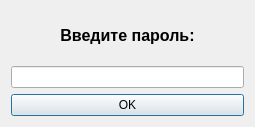
<?xml version="1.0" encoding="UTF-8"?>
<ui version="4.0">
 <class>Password</class>
 <widget class="QDialog" name="Password">
  <property name="geometry">
   <rect>
    <x>0</x>
    <y>0</y>
    <width>255</width>
    <height>127</height>
   </rect>
  </property>
  <property name="windowTitle">
   <string>Dialog</string>
  </property>
  <layout class="QHBoxLayout" name="horizontalLayout">
   <item>
    <layout class="QGridLayout" name="gridLayout">
     <item row="0" column="0">
      <widget class="QLabel" name="label">
       <property name="text">
        <string>&lt;html&gt;&lt;head/&gt;&lt;body&gt;&lt;p align=&quot;center&quot;&gt;&lt;span style=&quot; font-size:12pt; font-weight:600;&quot;&gt;Введите пароль:&lt;/span&gt;&lt;/p&gt;&lt;/body&gt;&lt;/html&gt;</string>
       </property>
      </widget>
     </item>
     <item row="1" column="0">
      <widget class="QLineEdit" name="lineEdit_password"/>
     </item>
     <item row="2" column="0">
      <widget class="QPushButton" name="pushButton_password">
       <property name="text">
        <string>OK</string>
       </property>
      </widget>
     </item>
    </layout>
   </item>
  </layout>
 </widget>
 <resources/>
 <connections/>
</ui>
